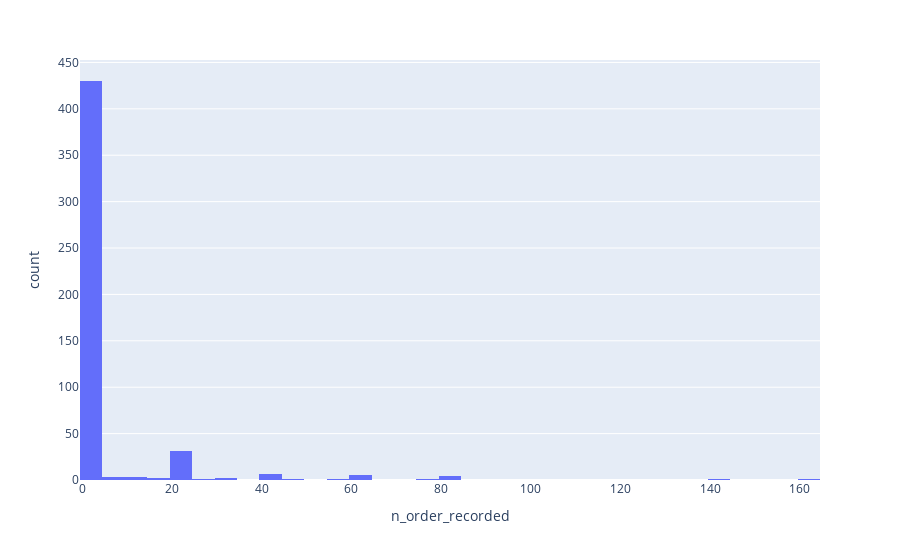

This figure's notebook cell:
### Code cell
px.histogram(
    jpmorgans.group_by("filer_cik")
    .agg(
        pl.col("order_recorded"),
        pl.col("order_recorded").len().alias("n_order_recorded"),
    )
    .sort("n_order_recorded", descending=True)
    .filter(pl.col("n_order_recorded") < pl.lit(800)),
    x="n_order_recorded",
    nbins=50,
)

### Figure 1 — Plotly figure (JSON) as saved in the notebook; plotly's stock layout.template omitted (floating-point values rounded to 4 significant figures; data arrays with more than 128 entries replaced by an {"elided": "..."} marker saying what was removed)
{"data": [{"alignmentgroup": "True", "bingroup": "x", "hovertemplate": "n_order_recorded=%{x}<br>count=%{y}<extra></extra>", "legendgroup": "", "marker": {"color": "#636efa", "pattern": {"shape": ""}}, "name": "", "nbinsx": 50, "offsetgroup": "", "orientation": "v", "showlegend": false, "type": "histogram", "x": {"elided": "492 int values"}, "xaxis": "x", "yaxis": "y"}], "layout": {"barmode": "relative", "legend": {"tracegroupgap": 0}, "margin": {"t": 60}, "xaxis": {"anchor": "y", "domain": [0, 1], "title": {"text": "n_order_recorded"}}, "yaxis": {"anchor": "x", "domain": [0, 1], "title": {"text": "count"}}}}
